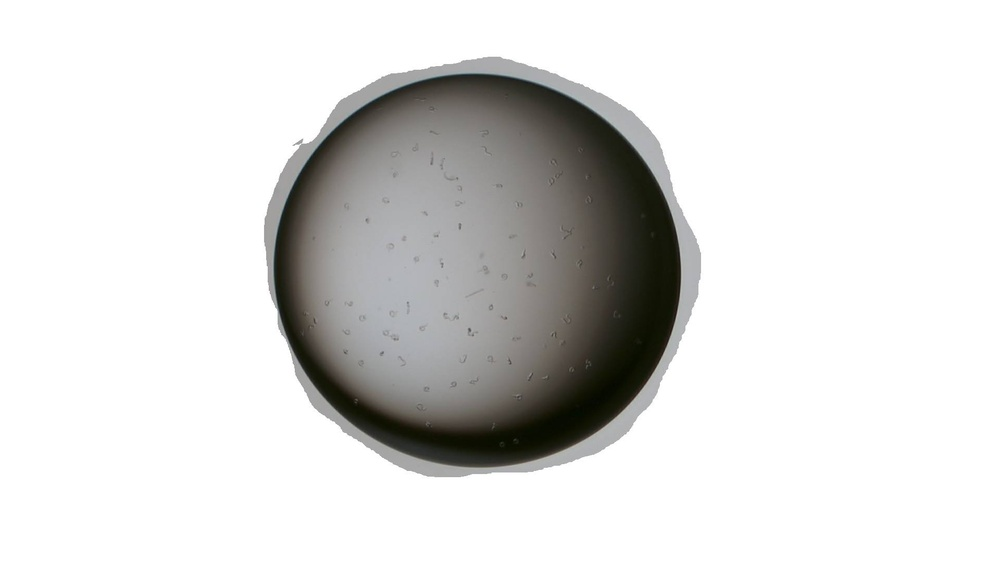
#> input picture images/78.jpg, 1000 x 562 px, shrunk from 1920 x 1080 before the run, found by its file name
$ python worm_counting.py
#> lines starting #> are read from the running program, lines starting #| are printed output that depends on the picture; after the words box and inside, x2 and y2 are one past the last pixel; in counts of white or black regions, pixels touching at a corner belong together
# Tran Le Anh, 2020
# Dept. of Electronics Engineering
# Myongji University

import cv2
import numpy as np
import matplotlib.pyplot as plt

def count_contours(img):

	cnts, h = cv2.findContours(img, 1, 2)
	cnts = np.asarray(cnts)

	return cnts.shape[0]

def closing_process(img, kernel_size = 5):

	c_kernel = np.ones((kernel_size, kernel_size), np.uint8)
	closing = cv2.morphologyEx(img, cv2.MORPH_CLOSE, c_kernel)

	return closing

def main():

	img = cv2.imread(img_name, 0)
#> img: shape (562, 1000); min 6, max 255, mean 218.1
	edges = cv2.Canny(img, 50, 100)
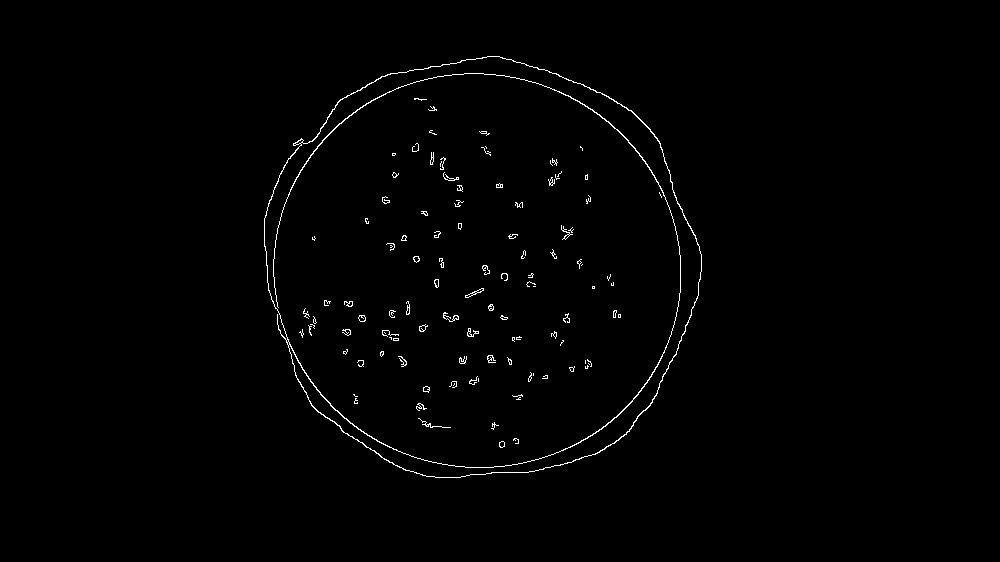
#> edges: shape (562, 1000); 0.9% white in thin lines or dots, all inside (x1, y1, x2, y2) = (264, 56, 702, 478)

	ret, thresh1 = cv2.threshold(edges, 127, 255, cv2.THRESH_BINARY)

	processed_img = closing_process(thresh1)
#> in closing_process, `closing = cv2.morphologyEx(img, cv2.MORPH_CLOSE, c_kernel)`:
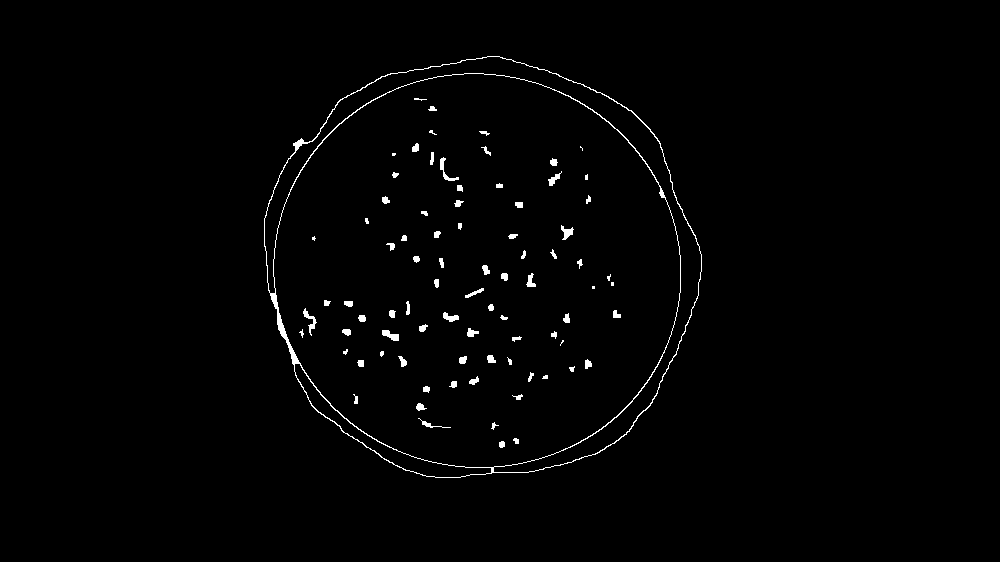
#> closing: shape (562, 1000); 1.2% white; 83 white regions (15 under 20 px)

	final_count = count_contours(processed_img) - 2
#> in count_contours, `cnts, h = cv2.findContours(img, 1, 2)`: cnts = 86 contours, 34 with area under 20; largest, box (x1, y1, x2, y2) and area: (264, 56, 702, 478) 143404, (273, 73, 681, 468) 125538, (264, 56, 702, 473) 14210, (294, 363, 492, 478) 2637, (382, 330, 399, 341) 84; h = 86 rows, first 6: [1, -1, -1, -1], [2, 0, -1, -1], [3, 1, -1, -1], [4, 2, -1, -1], [5, 3, -1, -1], [6, 4, -1, -1]

	print('Image: ', img_name)
	print('Number of Worms: ', final_count)

	plt.subplot(121),plt.imshow(img, cmap = 'gray')
	plt.title('Image: ' + img_name), plt.xticks([]), plt.yticks([])
	plt.subplot(122),plt.imshow(thresh1, cmap = 'gray')
	plt.title('Number of Worms: ' + str(final_count)), plt.xticks([]), plt.yticks([])

	plt.show()

if __name__ == '__main__':

# ===================================== #
	# CHANGE IMAGE FILE NAME HERE! #

	# img_name = 'worm_4_cropped.jpg'
	img_name = '78.jpg'

# ===================================== #

#> (the run stopped early here; a loop or call above may not have finished)

$ run again, with images/135.jpg copied over images/78.jpg
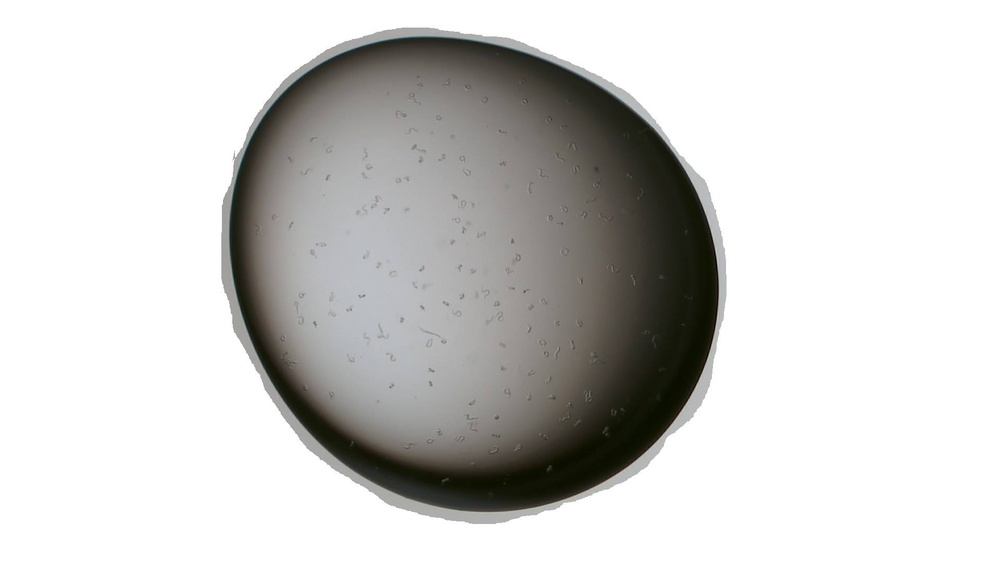
#> input picture images/135.jpg, 1000 x 562 px, shrunk from 1920 x 1080 before the run, found by its file name
#> in main, `edges = cv2.Canny(img, 50, 100)`:
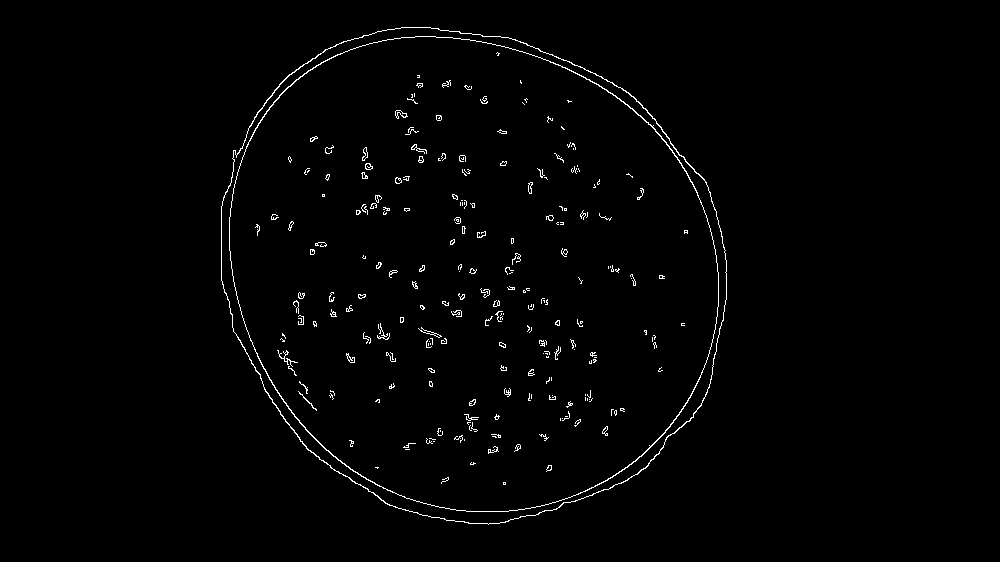
#> edges: shape (562, 1000); 1.3% white in thin lines or dots, all inside (x1, y1, x2, y2) = (221, 27, 727, 525)
#> in closing_process, `closing = cv2.morphologyEx(img, cv2.MORPH_CLOSE, c_kernel)`:
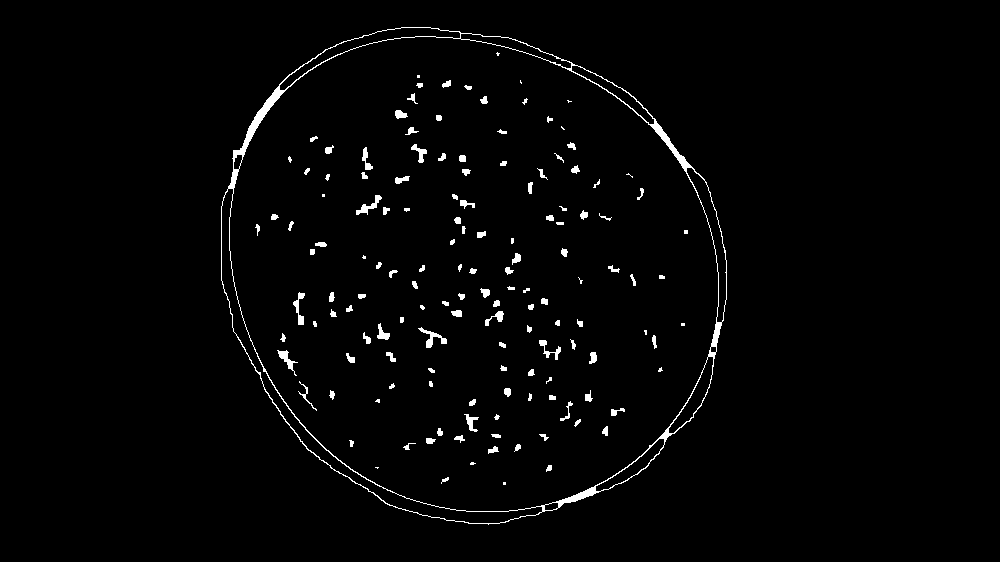
#> closing: shape (562, 1000); 1.9% white; 144 white regions (23 under 20 px)
#> cnts = 155 contours, 65 with area under 20; largest, box (x1, y1, x2, y2) and area: (221, 27, 727, 525) 195780, (229, 36, 719, 512) 181875, (221, 188, 543, 524) 5162, (279, 27, 461, 91) 1655, (686, 167, 727, 323) 1466; h = 155 rows, first 6: [1, -1, -1, -1], [2, 0, -1, -1], [3, 1, -1, -1], [4, 2, -1, -1], [5, 3, -1, -1], [6, 4, -1, -1]
